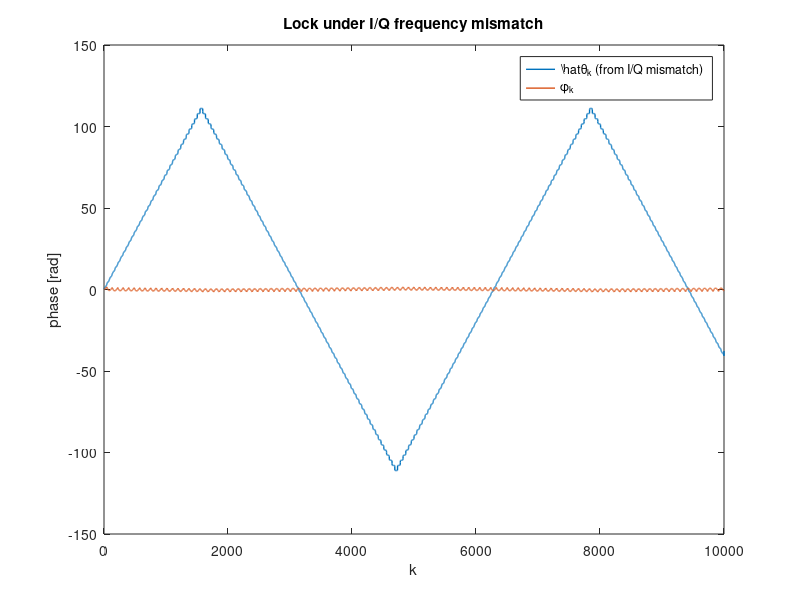
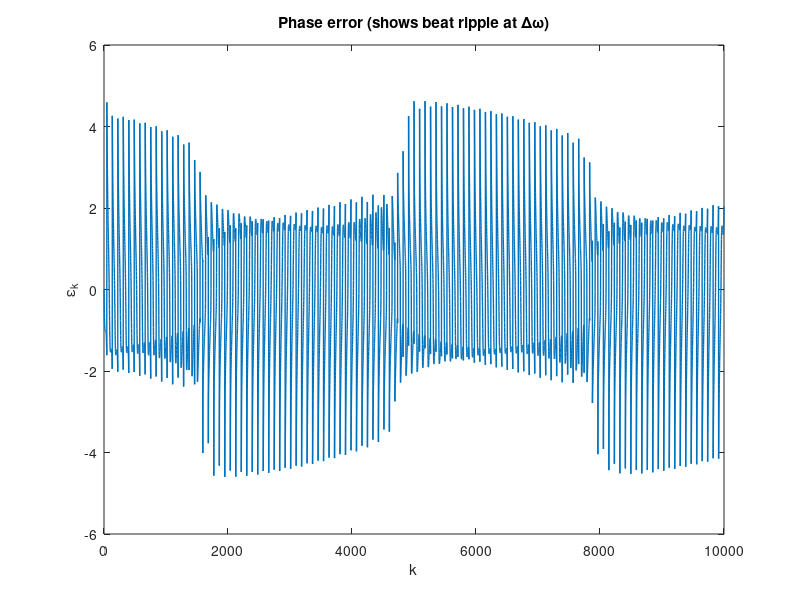
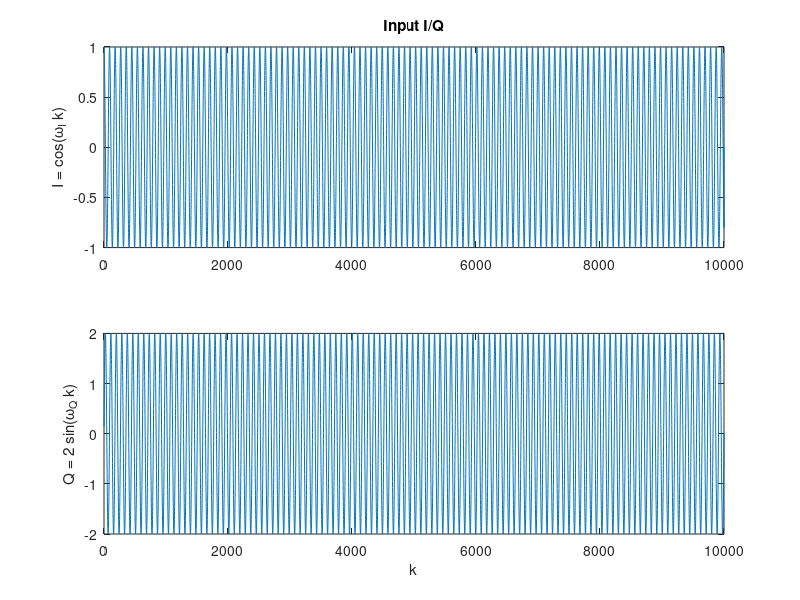

MATLAB code for these plots, in order:
clear; clc;

%% ---------- Simulation setup ----------
N = 10000;
omegaI   = 0.07;       % I (cos) frequency
delta_w  = 0.001;      % mismatch
omegaQ   = omegaI + delta_w;  % Q (sin) frequency
T = 1;

zeta = 0.707;  wn = 0.02;
alpha = 2*zeta*wn*T;  beta = (wn*T)^2;

%% ---------- Optional extra phase on input (step) ----------
theta_off = zeros(1,N);
k_step = 800;  theta0 = 0;  theta_off(k_step:end)=theta0;

%% ---------- states ----------
phi = zeros(1,N); s=0; c=0; eps=zeros(1,N);
I = zeros(1,N);  Q=zeros(1,N);  v=zeros(1,N);  thetahat=zeros(1,N);

%% ---------- main loop ----------
for k = 2:N
    % Input with I/Q freq mismatch
    I(k-1) = cos(omegaI*(k-1) + theta_off(k-1));
    Q(k-1) = 2*sin(omegaQ*(k-1) + theta_off(k-1));  % scaled as in slide

    % Measured reference phase from mismatched I/Q
    thetahat(k-1) = atan2(Q(k-1), I(k-1));

    % (for viewing) VCO waveform at nominal I frequency
    v(k) = 2*sin(omegaI*(k-1) + phi(k-1));

    % DPLL with delayed PD input
    eps(k) = phi(k-1) - thetahat(k-1);

    g = alpha*eps(k);
    s = s + beta*eps(k);
    c = g + s;

    phi(k) = phi(k-1) - c;
end

%% ---------- plots ----------
tu=N; t=1:tu;
figure; plot(t,unwrap(thetahat(1:tu)),'LineWidth',1); hold on;
plot(t,unwrap(phi(1:tu)),'LineWidth',1);
legend('\hat\theta_k (from I/Q mismatch)','\phi_k'); xlabel('k'); ylabel('phase [rad]');
title('Lock under I/Q frequency mismatch');

figure; plot(t,eps(1:tu),'LineWidth',1);
xlabel('k'); ylabel('\epsilon_k'); title('Phase error (shows beat ripple at \Delta\omega)');

figure; subplot(2,1,1); plot(t,I(1:tu)); title('Input I/Q');
ylabel('I = cos(\omega_I k)'); subplot(2,1,2);
plot(t,Q(1:tu)); ylabel('Q = 2 sin(\omega_Q k)'); xlabel('k');
